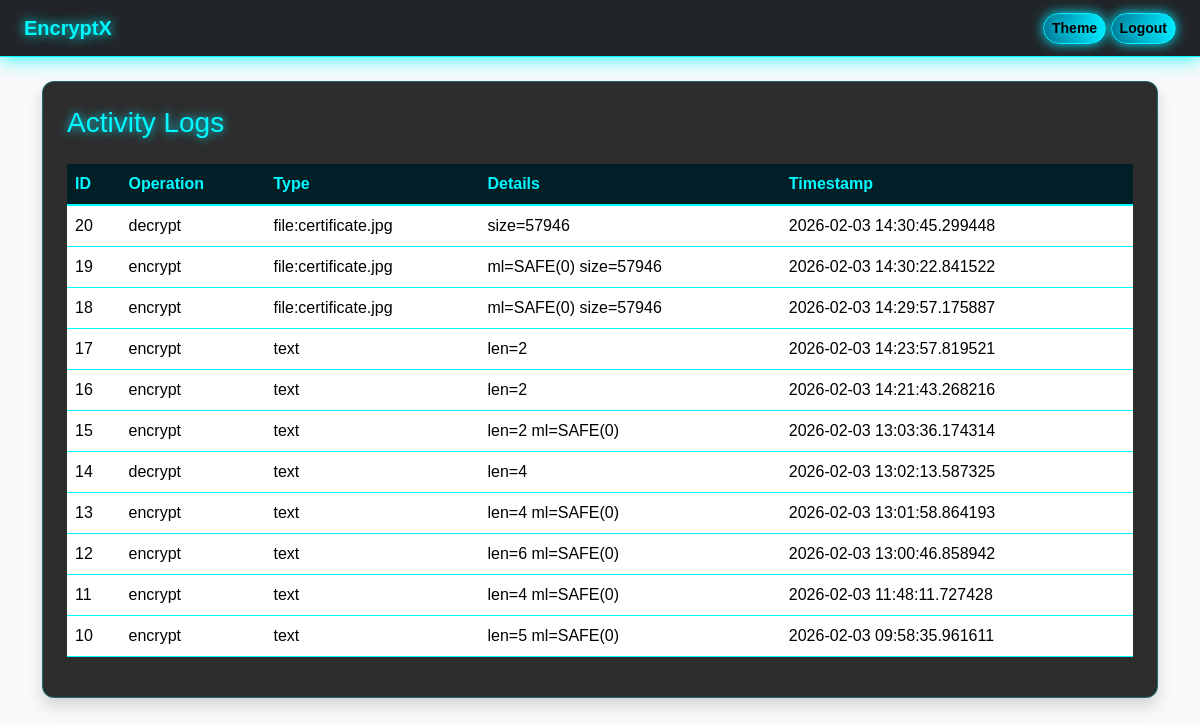
Screenshot of /logs (signed in) with the database file from the repository.
### models.py (models this page shows)
class OperationLog(db.Model):
    id = db.Column(db.Integer, primary_key=True)
    user_id = db.Column(db.Integer, nullable=False)
    operation = db.Column(db.String(50))
    data_type = db.Column(db.String(50))
    details = db.Column(db.String(500))
    timestamp = db.Column(db.DateTime, default=datetime.utcnow)

### app.py (the view)
@app.route("/logs")
@login_required
def logs_view():
    logs = OperationLog.query.filter_by(user_id=current_user.id).order_by(OperationLog.id.desc()).all()
    return render_template("logs.html", logs=logs, theme=current_user.theme)

### app.py (called while the page is built)
@login_manager.user_loader
def load_user(user_id):
    return User.query.get(int(user_id))

### templates/logs.html
{% extends "layout.html" %}
{% block content %}
<div class="card shadow p-4">
    <h3>Activity Logs</h3>
    <table class="table mt-3">
        <thead class="table-dark">
            <tr>
                <th>ID</th>
                <th>Operation</th>
                <th>Type</th>
                <th>Details</th>
                <th>Timestamp</th>
            </tr>
        </thead>
        <tbody>
            {% for log in logs %}
            <tr>
                <td>{{ log.id }}</td>
                <td>{{ log.operation }}</td>
                <td>{{ log.data_type }}</td>
                <td>{{ log.details }}</td>
                <td>{{ log.timestamp }}</td>
            </tr>
            {% endfor %}
        </tbody>
    </table>
</div>
{% endblock %}

### templates/layout.html (shortened to what this page needs)
<!DOCTYPE html>
<html>
<head>
    <link href="https://cdn.jsdelivr.net/npm/bootstrap@5.3.2/dist/css/bootstrap.min.css" rel="stylesheet">
    <link rel="stylesheet" href="/static/neon.css">
</head>
<body class="bg-light">
    <nav class="navbar navbar-dark bg-dark px-4">
        <a class="navbar-brand" href="/dashboard">EncryptX</a>
        {% if current_user.is_authenticated %}
        <div>
            <a href="/toggle_theme" class="btn btn-secondary btn-sm">Theme</a>
            <a href="/logout" class="btn btn-danger btn-sm">Logout</a>
        </div>
        {% endif %}
    </nav>
    <div class="container my-4">
        {% block content %}{% endblock %}
    </div>
</body>
</html>

### static/neon.css (style rules this page uses)
body { background: #020202; color: #e2e2e2; font-family: "Poppins", sans-serif; }
.card { background: rgba(10, 10, 10, 0.85); border: 1px solid rgba(0, 255, 255, 0.3); box-shadow: 0 0 15px rgba(0, 255, 255, 0.4); border-radius: 12px; transition: 0.4s; }
.btn-primary, .btn-success, .btn-danger, .btn-secondary { border-radius: 25px; border: 1px solid #00f0ff; background: linear-gradient(90deg, #007a99, #00eaff); color: black !important; font-weight: bold; box-shadow: 0 0 12px #00eaff; transition: 0.3s; }
h1, h2, h3, h4, h5 { color: #00faff; text-shadow: 0 0 10px #00eaff; }
.table { color: #00faff; border-color: #00faff; }
.table-dark th { background: #001f27 !important; color: #00faff !important; border-bottom: 2px solid #00faff; }
.navbar-dark { background: rgba(0, 0, 0, 0.95); border-bottom: 1px solid #00faff; box-shadow: 0 0 20px #00faff; }
.navbar-brand { color: #00faff !important; font-weight: bold; text-shadow: 0 0 12px #00faff; }
a { color: #00faff; text-shadow: 0 0 10px #00eaff; }

### rows the page displays
OperationLog: id "20", operation "decrypt", data_type "file:certificate.jpg", details "size=57946", timestamp "2026-02-03 14:30:45.299448"
OperationLog: id "19", operation "encrypt", data_type "file:certificate.jpg", details "ml=SAFE(0) size=57946", timestamp "2026-02-03 14:30:22.841522"
OperationLog: id "18", operation "encrypt", data_type "file:certificate.jpg", details "ml=SAFE(0) size=57946", timestamp "2026-02-03 14:29:57.175887"
OperationLog: id "17", operation "encrypt", data_type "text", details "len=2", timestamp "2026-02-03 14:23:57.819521"
OperationLog: id "16", operation "encrypt", data_type "text", details "len=2", timestamp "2026-02-03 14:21:43.268216"
OperationLog: id "15", operation "encrypt", data_type "text", details "len=2 ml=SAFE(0)", timestamp "2026-02-03 13:03:36.174314"
OperationLog: id "14", operation "decrypt", data_type "text", details "len=4", timestamp "2026-02-03 13:02:13.587325"
OperationLog: id "13", operation "encrypt", data_type "text", details "len=4 ml=SAFE(0)", timestamp "2026-02-03 13:01:58.864193"
OperationLog: id "12", operation "encrypt", data_type "text", details "len=6 ml=SAFE(0)", timestamp "2026-02-03 13:00:46.858942"
OperationLog: id "11", operation "encrypt", data_type "text", details "len=4 ml=SAFE(0)", timestamp "2026-02-03 11:48:11.727428"
OperationLog: id "10", operation "encrypt", data_type "text", details "len=5 ml=SAFE(0)", timestamp "2026-02-03 09:58:35.961611"
